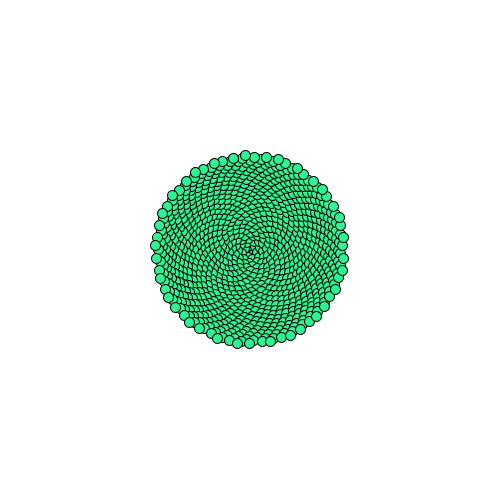
Frame 1 (no input)
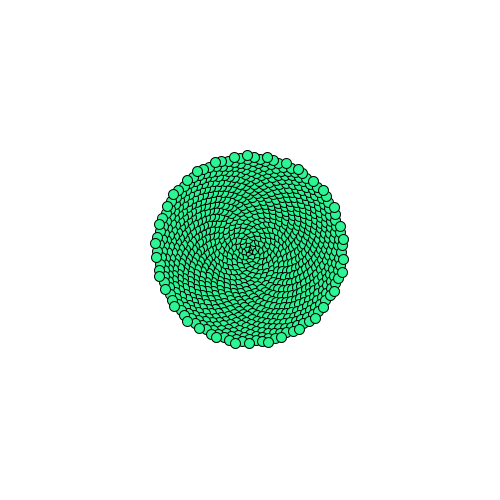
Frame 60 (the mouse pressed at the canvas centre just before this capture)
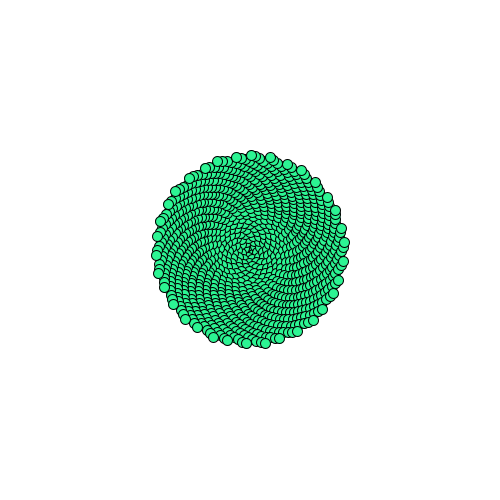
Frame 120 (the mouse held since frame 60 and released just before this capture)

The Processing sketch that drew these frames (run headless with seeded random() and noise(); from frame 60 on, the mouse is pressed at the canvas centre):

// Processing sketch: algo_bio
// ── algo_bio.pde
// http://algorithmicbotany.org/papers/abop/abop-ch4.pdf

int numberOfFlorets = 1000;
float angleFloret = radians(137.5);
int c = 3;

void setup() {
  size(500, 500); // a+ tumblr dimensions
  pixelDensity(2);
}

void draw() {
  background(255);
  // moves the origin to the center of the canvas
  translate(width/2, height/2);

  for(int i = 1; i <= numberOfFlorets; i++) {
    float theta = i * angleFloret;
    float radius = c * sqrt(i);

//    naive approach
//    float x = radius * cos(theta) + width/2;
//    float y = radius * sin(theta) + height/2;

    // no need to add since we used `translate`
    float x = radius * cos(theta);
    float y = radius * sin(theta);

    fill(44, 245, 147);
    // how to radiate out a color as the fill?
    // one at a time, working its way through
    // the whole piece?
    ellipse(x, y, 10, 10);
  }
  
  // animate
  angleFloret += 0.00001;
}
